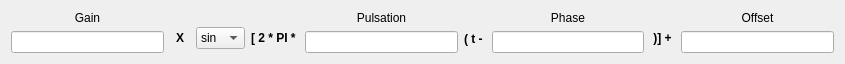
<?xml version="1.0" encoding="UTF-8"?>
<ui version="4.0">
 <class>GTAEquationSineCrvWidget</class>
 <widget class="QWidget" name="GTAEquationSineCrvWidget">
  <property name="geometry">
   <rect>
    <x>0</x>
    <y>0</y>
    <width>845</width>
    <height>59</height>
   </rect>
  </property>
  <property name="sizePolicy">
   <sizepolicy hsizetype="Preferred" vsizetype="Fixed">
    <horstretch>0</horstretch>
    <verstretch>0</verstretch>
   </sizepolicy>
  </property>
  <property name="windowTitle">
   <string>Form</string>
  </property>
  <layout class="QGridLayout" name="gridLayout">
   <item row="0" column="0">
    <layout class="QVBoxLayout" name="verticalLayout">
     <property name="sizeConstraint">
      <enum>QLayout::SetFixedSize</enum>
     </property>
     <item>
      <widget class="QLabel" name="label">
       <property name="sizePolicy">
        <sizepolicy hsizetype="Preferred" vsizetype="Fixed">
         <horstretch>0</horstretch>
         <verstretch>0</verstretch>
        </sizepolicy>
       </property>
       <property name="text">
        <string>Gain</string>
       </property>
       <property name="alignment">
        <set>Qt::AlignCenter</set>
       </property>
      </widget>
     </item>
     <item>
      <widget class="QLineEdit" name="GainLE"/>
     </item>
    </layout>
   </item>
   <item row="0" column="1">
    <layout class="QVBoxLayout" name="verticalLayout_5">
     <property name="sizeConstraint">
      <enum>QLayout::SetFixedSize</enum>
     </property>
     <item>
      <spacer name="verticalSpacer_2">
       <property name="orientation">
        <enum>Qt::Vertical</enum>
       </property>
       <property name="sizeType">
        <enum>QSizePolicy::Fixed</enum>
       </property>
       <property name="sizeHint" stdset="0">
        <size>
         <width>20</width>
         <height>13</height>
        </size>
       </property>
      </spacer>
     </item>
     <item>
      <widget class="QLabel" name="label_2">
       <property name="sizePolicy">
        <sizepolicy hsizetype="Preferred" vsizetype="Fixed">
         <horstretch>0</horstretch>
         <verstretch>0</verstretch>
        </sizepolicy>
       </property>
       <property name="font">
        <font>
         <weight>75</weight>
         <bold>true</bold>
        </font>
       </property>
       <property name="text">
        <string>X</string>
       </property>
       <property name="alignment">
        <set>Qt::AlignCenter</set>
       </property>
      </widget>
     </item>
    </layout>
   </item>
   <item row="0" column="2">
    <layout class="QVBoxLayout" name="verticalLayout_6">
     <property name="sizeConstraint">
      <enum>QLayout::SetFixedSize</enum>
     </property>
     <item>
      <spacer name="verticalSpacer">
       <property name="orientation">
        <enum>Qt::Vertical</enum>
       </property>
       <property name="sizeType">
        <enum>QSizePolicy::Fixed</enum>
       </property>
       <property name="sizeHint" stdset="0">
        <size>
         <width>20</width>
         <height>13</height>
        </size>
       </property>
      </spacer>
     </item>
     <item>
      <widget class="QComboBox" name="TrigometryOpeCB">
       <item>
        <property name="text">
         <string>sin</string>
        </property>
       </item>
       <item>
        <property name="text">
         <string>cos</string>
        </property>
       </item>
      </widget>
     </item>
    </layout>
   </item>
   <item row="0" column="3">
    <layout class="QVBoxLayout" name="verticalLayout_7">
     <property name="sizeConstraint">
      <enum>QLayout::SetFixedSize</enum>
     </property>
     <item>
      <spacer name="verticalSpacer_3">
       <property name="orientation">
        <enum>Qt::Vertical</enum>
       </property>
       <property name="sizeType">
        <enum>QSizePolicy::Fixed</enum>
       </property>
       <property name="sizeHint" stdset="0">
        <size>
         <width>20</width>
         <height>13</height>
        </size>
       </property>
      </spacer>
     </item>
     <item>
      <widget class="QLabel" name="label_3">
       <property name="sizePolicy">
        <sizepolicy hsizetype="Preferred" vsizetype="Fixed">
         <horstretch>0</horstretch>
         <verstretch>0</verstretch>
        </sizepolicy>
       </property>
       <property name="font">
        <font>
         <weight>75</weight>
         <bold>true</bold>
        </font>
       </property>
       <property name="text">
        <string>[ 2 * PI * </string>
       </property>
       <property name="alignment">
        <set>Qt::AlignCenter</set>
       </property>
      </widget>
     </item>
    </layout>
   </item>
   <item row="0" column="4">
    <layout class="QVBoxLayout" name="verticalLayout_2">
     <property name="sizeConstraint">
      <enum>QLayout::SetFixedSize</enum>
     </property>
     <item>
      <widget class="QLabel" name="label_4">
       <property name="sizePolicy">
        <sizepolicy hsizetype="Preferred" vsizetype="Fixed">
         <horstretch>0</horstretch>
         <verstretch>0</verstretch>
        </sizepolicy>
       </property>
       <property name="text">
        <string>Pulsation</string>
       </property>
       <property name="alignment">
        <set>Qt::AlignCenter</set>
       </property>
      </widget>
     </item>
     <item>
      <widget class="QLineEdit" name="PulsationLE"/>
     </item>
    </layout>
   </item>
   <item row="0" column="5">
    <layout class="QVBoxLayout" name="verticalLayout_8">
     <property name="sizeConstraint">
      <enum>QLayout::SetFixedSize</enum>
     </property>
     <item>
      <spacer name="verticalSpacer_4">
       <property name="orientation">
        <enum>Qt::Vertical</enum>
       </property>
       <property name="sizeType">
        <enum>QSizePolicy::Fixed</enum>
       </property>
       <property name="sizeHint" stdset="0">
        <size>
         <width>20</width>
         <height>13</height>
        </size>
       </property>
      </spacer>
     </item>
     <item>
      <widget class="QLabel" name="label_7">
       <property name="font">
        <font>
         <weight>75</weight>
         <bold>true</bold>
        </font>
       </property>
       <property name="text">
        <string>( t - </string>
       </property>
       <property name="alignment">
        <set>Qt::AlignCenter</set>
       </property>
      </widget>
     </item>
    </layout>
   </item>
   <item row="0" column="6">
    <layout class="QVBoxLayout" name="verticalLayout_3">
     <property name="sizeConstraint">
      <enum>QLayout::SetFixedSize</enum>
     </property>
     <item>
      <widget class="QLabel" name="label_5">
       <property name="sizePolicy">
        <sizepolicy hsizetype="Preferred" vsizetype="Fixed">
         <horstretch>0</horstretch>
         <verstretch>0</verstretch>
        </sizepolicy>
       </property>
       <property name="text">
        <string>Phase</string>
       </property>
       <property name="alignment">
        <set>Qt::AlignCenter</set>
       </property>
      </widget>
     </item>
     <item>
      <widget class="QLineEdit" name="PhaseLE"/>
     </item>
    </layout>
   </item>
   <item row="0" column="7">
    <layout class="QVBoxLayout" name="verticalLayout_9">
     <property name="sizeConstraint">
      <enum>QLayout::SetFixedSize</enum>
     </property>
     <item>
      <spacer name="verticalSpacer_5">
       <property name="orientation">
        <enum>Qt::Vertical</enum>
       </property>
       <property name="sizeType">
        <enum>QSizePolicy::Fixed</enum>
       </property>
       <property name="sizeHint" stdset="0">
        <size>
         <width>20</width>
         <height>13</height>
        </size>
       </property>
      </spacer>
     </item>
     <item>
      <widget class="QLabel" name="label_8">
       <property name="sizePolicy">
        <sizepolicy hsizetype="Preferred" vsizetype="Fixed">
         <horstretch>0</horstretch>
         <verstretch>0</verstretch>
        </sizepolicy>
       </property>
       <property name="font">
        <font>
         <weight>75</weight>
         <bold>true</bold>
        </font>
       </property>
       <property name="text">
        <string> )] + </string>
       </property>
       <property name="alignment">
        <set>Qt::AlignCenter</set>
       </property>
      </widget>
     </item>
    </layout>
   </item>
   <item row="0" column="8">
    <layout class="QVBoxLayout" name="verticalLayout_4">
     <property name="sizeConstraint">
      <enum>QLayout::SetFixedSize</enum>
     </property>
     <item>
      <widget class="QLabel" name="label_6">
       <property name="sizePolicy">
        <sizepolicy hsizetype="Preferred" vsizetype="Fixed">
         <horstretch>0</horstretch>
         <verstretch>0</verstretch>
        </sizepolicy>
       </property>
       <property name="text">
        <string>Offset</string>
       </property>
       <property name="alignment">
        <set>Qt::AlignCenter</set>
       </property>
      </widget>
     </item>
     <item>
      <widget class="QLineEdit" name="OffsetLE"/>
     </item>
    </layout>
   </item>
  </layout>
 </widget>
 <resources/>
 <connections/>
</ui>
